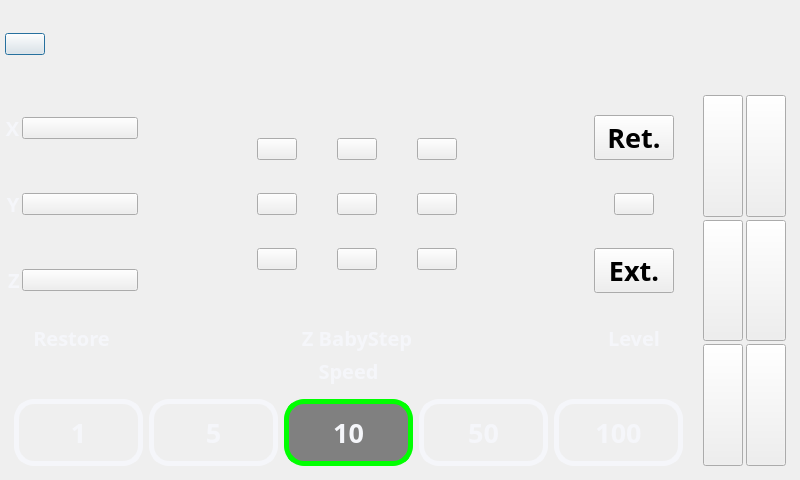
<?xml version="1.0" encoding="UTF-8"?>
<ui version="4.0">
 <class>ControlPanel</class>
 <widget class="QDialog" name="ControlPanel">
  <property name="geometry">
   <rect>
    <x>0</x>
    <y>0</y>
    <width>800</width>
    <height>480</height>
   </rect>
  </property>
  <property name="sizePolicy">
   <sizepolicy hsizetype="Fixed" vsizetype="Fixed">
    <horstretch>0</horstretch>
    <verstretch>0</verstretch>
   </sizepolicy>
  </property>
  <property name="windowTitle">
   <string>Control</string>
  </property>
  <property name="windowIcon">
   <iconset resource="assets.qrc">
    <normaloff>:/assets/Ddayin.svg</normaloff>:/assets/Ddayin.svg</iconset>
  </property>
  <layout class="QVBoxLayout" name="verticalLayout" stretch="1,7">
   <property name="spacing">
    <number>3</number>
   </property>
   <property name="leftMargin">
    <number>5</number>
   </property>
   <property name="topMargin">
    <number>5</number>
   </property>
   <property name="rightMargin">
    <number>5</number>
   </property>
   <property name="bottomMargin">
    <number>5</number>
   </property>
   <item>
    <layout class="QHBoxLayout" name="horizontalLayout_3">
     <item>
      <widget class="QPushButton" name="Btn_Back">
       <property name="whatsThis">
        <string>BTStyleSheet2</string>
       </property>
       <property name="text">
        <string/>
       </property>
       <property name="icon">
        <iconset resource="assets.qrc">
         <normaloff>:/assets/huitui.svg</normaloff>:/assets/huitui.svg</iconset>
       </property>
       <property name="iconSize">
        <size>
         <width>72</width>
         <height>72</height>
        </size>
       </property>
      </widget>
     </item>
     <item>
      <spacer name="horizontalSpacer_3">
       <property name="orientation">
        <enum>Qt::Horizontal</enum>
       </property>
       <property name="sizeHint" stdset="0">
        <size>
         <width>40</width>
         <height>20</height>
        </size>
       </property>
      </spacer>
     </item>
     <item>
      <widget class="QPushButton" name="Btn_Logo">
       <property name="styleSheet">
        <string notr="true">border:none;
font: 75 30pt &quot;Gill Sans MT&quot;;
</string>
       </property>
       <property name="text">
        <string/>
       </property>
       <property name="icon">
        <iconset resource="assets.qrc">
         <normaloff>:/assets/jixiezhizao.svg</normaloff>:/assets/jixiezhizao.svg</iconset>
       </property>
       <property name="iconSize">
        <size>
         <width>72</width>
         <height>72</height>
        </size>
       </property>
      </widget>
     </item>
     <item>
      <spacer name="horizontalSpacer_4">
       <property name="orientation">
        <enum>Qt::Horizontal</enum>
       </property>
       <property name="sizeHint" stdset="0">
        <size>
         <width>40</width>
         <height>20</height>
        </size>
       </property>
      </spacer>
     </item>
     <item>
      <widget class="QLabel" name="label">
       <property name="minimumSize">
        <size>
         <width>84</width>
         <height>78</height>
        </size>
       </property>
       <property name="text">
        <string/>
       </property>
      </widget>
     </item>
    </layout>
   </item>
   <item>
    <layout class="QHBoxLayout" name="horizontalLayout" stretch="3,0">
     <property name="spacing">
      <number>2</number>
     </property>
     <item>
      <layout class="QVBoxLayout" name="verticalLayout_3" stretch="7,0,1">
       <property name="spacing">
        <number>5</number>
       </property>
       <item>
        <layout class="QGridLayout" name="gridLayout" rowstretch="0,1,0,1,0,1,0,0" columnstretch="0,1,0,1,1,1,0,1">
         <property name="sizeConstraint">
          <enum>QLayout::SetDefaultConstraint</enum>
         </property>
         <property name="spacing">
          <number>2</number>
         </property>
         <item row="6" column="6">
          <spacer name="horizontalSpacer_8">
           <property name="orientation">
            <enum>Qt::Horizontal</enum>
           </property>
           <property name="sizeType">
            <enum>QSizePolicy::Fixed</enum>
           </property>
           <property name="sizeHint" stdset="0">
            <size>
             <width>40</width>
             <height>10</height>
            </size>
           </property>
          </spacer>
         </item>
         <item row="3" column="5" alignment="Qt::AlignLeft|Qt::AlignVCenter">
          <widget class="QPushButton" name="Btn_X_Add">
           <property name="sizePolicy">
            <sizepolicy hsizetype="Preferred" vsizetype="Preferred">
             <horstretch>0</horstretch>
             <verstretch>0</verstretch>
            </sizepolicy>
           </property>
           <property name="whatsThis">
            <string>BTStyleSheet2</string>
           </property>
           <property name="text">
            <string/>
           </property>
           <property name="icon">
            <iconset resource="assets.qrc">
             <normaloff>:/assets/you.svg</normaloff>:/assets/you.svg</iconset>
           </property>
           <property name="iconSize">
            <size>
             <width>64</width>
             <height>64</height>
            </size>
           </property>
           <attribute name="buttonGroup">
            <string notr="true">Btn_Axle</string>
           </attribute>
          </widget>
         </item>
         <item row="3" column="1" alignment="Qt::AlignVCenter">
          <widget class="QPushButton" name="Btn_Axle_Y">
           <property name="sizePolicy">
            <sizepolicy hsizetype="Preferred" vsizetype="Preferred">
             <horstretch>0</horstretch>
             <verstretch>0</verstretch>
            </sizepolicy>
           </property>
           <property name="whatsThis">
            <string>BTStyleSheet2</string>
           </property>
           <property name="layoutDirection">
            <enum>Qt::LeftToRight</enum>
           </property>
           <property name="text">
            <string/>
           </property>
           <property name="icon">
            <iconset resource="assets.qrc">
             <normaloff>:/assets/shangxiajuzhong.svg</normaloff>:/assets/shangxiajuzhong.svg</iconset>
           </property>
           <property name="iconSize">
            <size>
             <width>64</width>
             <height>64</height>
            </size>
           </property>
          </widget>
         </item>
         <item row="0" column="2">
          <spacer name="horizontalSpacer_15">
           <property name="orientation">
            <enum>Qt::Horizontal</enum>
           </property>
           <property name="sizeType">
            <enum>QSizePolicy::Fixed</enum>
           </property>
           <property name="sizeHint" stdset="0">
            <size>
             <width>40</width>
             <height>10</height>
            </size>
           </property>
          </spacer>
         </item>
         <item row="1" column="3" alignment="Qt::AlignRight|Qt::AlignBottom">
          <widget class="QPushButton" name="Btn_Z_Add">
           <property name="sizePolicy">
            <sizepolicy hsizetype="Preferred" vsizetype="Preferred">
             <horstretch>0</horstretch>
             <verstretch>0</verstretch>
            </sizepolicy>
           </property>
           <property name="whatsThis">
            <string>BTStyleSheet2</string>
           </property>
           <property name="text">
            <string/>
           </property>
           <property name="icon">
            <iconset resource="assets.qrc">
             <normaloff>:/assets/youshang.svg</normaloff>:/assets/youshang.svg</iconset>
           </property>
           <property name="iconSize">
            <size>
             <width>64</width>
             <height>64</height>
            </size>
           </property>
           <attribute name="buttonGroup">
            <string notr="true">Btn_Axle</string>
           </attribute>
          </widget>
         </item>
         <item row="2" column="2">
          <spacer name="horizontalSpacer_14">
           <property name="orientation">
            <enum>Qt::Horizontal</enum>
           </property>
           <property name="sizeType">
            <enum>QSizePolicy::Fixed</enum>
           </property>
           <property name="sizeHint" stdset="0">
            <size>
             <width>40</width>
             <height>10</height>
            </size>
           </property>
          </spacer>
         </item>
         <item row="7" column="3" colspan="3">
          <widget class="QPushButton" name="pushButton_12">
           <property name="sizePolicy">
            <sizepolicy hsizetype="Preferred" vsizetype="Preferred">
             <horstretch>0</horstretch>
             <verstretch>0</verstretch>
            </sizepolicy>
           </property>
           <property name="font">
            <font>
             <family>Gill Sans MT</family>
             <pointsize>15</pointsize>
             <weight>75</weight>
             <bold>true</bold>
            </font>
           </property>
           <property name="styleSheet">
            <string notr="true">border: none;
color: rgb(245, 246, 250);</string>
           </property>
           <property name="text">
            <string>Z BabyStep</string>
           </property>
          </widget>
         </item>
         <item row="5" column="0" alignment="Qt::AlignRight|Qt::AlignVCenter">
          <widget class="QPushButton" name="pushButton_14">
           <property name="sizePolicy">
            <sizepolicy hsizetype="Preferred" vsizetype="Preferred">
             <horstretch>0</horstretch>
             <verstretch>0</verstretch>
            </sizepolicy>
           </property>
           <property name="font">
            <font>
             <family>Gill Sans MT</family>
             <pointsize>15</pointsize>
             <weight>75</weight>
             <bold>true</bold>
            </font>
           </property>
           <property name="styleSheet">
            <string notr="true">border: none;
color: rgb(245, 246, 250);</string>
           </property>
           <property name="text">
            <string>Z</string>
           </property>
          </widget>
         </item>
         <item row="1" column="0" alignment="Qt::AlignRight|Qt::AlignVCenter">
          <widget class="QPushButton" name="pushButton_16">
           <property name="sizePolicy">
            <sizepolicy hsizetype="Preferred" vsizetype="Preferred">
             <horstretch>0</horstretch>
             <verstretch>0</verstretch>
            </sizepolicy>
           </property>
           <property name="font">
            <font>
             <family>Gill Sans MT</family>
             <pointsize>15</pointsize>
             <weight>75</weight>
             <bold>true</bold>
            </font>
           </property>
           <property name="styleSheet">
            <string notr="true">border: none;
color: rgb(245, 246, 250);</string>
           </property>
           <property name="text">
            <string>X</string>
           </property>
          </widget>
         </item>
         <item row="7" column="0" colspan="2">
          <widget class="QPushButton" name="pushButton_13">
           <property name="sizePolicy">
            <sizepolicy hsizetype="Preferred" vsizetype="Preferred">
             <horstretch>0</horstretch>
             <verstretch>0</verstretch>
            </sizepolicy>
           </property>
           <property name="font">
            <font>
             <family>Gill Sans MT</family>
             <pointsize>15</pointsize>
             <weight>75</weight>
             <bold>true</bold>
            </font>
           </property>
           <property name="styleSheet">
            <string notr="true">border: none;
color: rgb(245, 246, 250);</string>
           </property>
           <property name="text">
            <string>Restore</string>
           </property>
          </widget>
         </item>
         <item row="5" column="7" alignment="Qt::AlignHCenter|Qt::AlignTop">
          <widget class="QPushButton" name="Btn_Extruder_E">
           <property name="sizePolicy">
            <sizepolicy hsizetype="Preferred" vsizetype="Preferred">
             <horstretch>0</horstretch>
             <verstretch>0</verstretch>
            </sizepolicy>
           </property>
           <property name="font">
            <font>
             <family>Gill Sans MT</family>
             <pointsize>20</pointsize>
             <weight>75</weight>
             <bold>true</bold>
            </font>
           </property>
           <property name="whatsThis">
            <string>BTStyleSheet1</string>
           </property>
           <property name="text">
            <string>Ext.</string>
           </property>
           <property name="iconSize">
            <size>
             <width>64</width>
             <height>64</height>
            </size>
           </property>
          </widget>
         </item>
         <item row="2" column="6">
          <spacer name="horizontalSpacer_11">
           <property name="orientation">
            <enum>Qt::Horizontal</enum>
           </property>
           <property name="sizeType">
            <enum>QSizePolicy::Fixed</enum>
           </property>
           <property name="sizeHint" stdset="0">
            <size>
             <width>40</width>
             <height>10</height>
            </size>
           </property>
          </spacer>
         </item>
         <item row="1" column="1" alignment="Qt::AlignVCenter">
          <widget class="QPushButton" name="Btn_Axle_X">
           <property name="sizePolicy">
            <sizepolicy hsizetype="Preferred" vsizetype="Preferred">
             <horstretch>0</horstretch>
             <verstretch>0</verstretch>
            </sizepolicy>
           </property>
           <property name="whatsThis">
            <string>BTStyleSheet2</string>
           </property>
           <property name="layoutDirection">
            <enum>Qt::LeftToRight</enum>
           </property>
           <property name="text">
            <string/>
           </property>
           <property name="icon">
            <iconset resource="assets.qrc">
             <normaloff>:/assets/zuoyoujuzhong.svg</normaloff>:/assets/zuoyoujuzhong.svg</iconset>
           </property>
           <property name="iconSize">
            <size>
             <width>64</width>
             <height>64</height>
            </size>
           </property>
          </widget>
         </item>
         <item row="7" column="7" alignment="Qt::AlignHCenter">
          <widget class="QPushButton" name="pushButton_15">
           <property name="sizePolicy">
            <sizepolicy hsizetype="Preferred" vsizetype="Preferred">
             <horstretch>0</horstretch>
             <verstretch>0</verstretch>
            </sizepolicy>
           </property>
           <property name="font">
            <font>
             <family>Gill Sans MT</family>
             <pointsize>15</pointsize>
             <weight>75</weight>
             <bold>true</bold>
            </font>
           </property>
           <property name="styleSheet">
            <string notr="true">border: none;
color: rgb(245, 246, 250);</string>
           </property>
           <property name="text">
            <string>Level</string>
           </property>
          </widget>
         </item>
         <item row="4" column="6">
          <spacer name="horizontalSpacer_12">
           <property name="orientation">
            <enum>Qt::Horizontal</enum>
           </property>
           <property name="sizeType">
            <enum>QSizePolicy::Fixed</enum>
           </property>
           <property name="sizeHint" stdset="0">
            <size>
             <width>40</width>
             <height>10</height>
            </size>
           </property>
          </spacer>
         </item>
         <item row="5" column="4" alignment="Qt::AlignHCenter|Qt::AlignTop">
          <widget class="QPushButton" name="Btn_XY_Res">
           <property name="sizePolicy">
            <sizepolicy hsizetype="Preferred" vsizetype="Preferred">
             <horstretch>0</horstretch>
             <verstretch>0</verstretch>
            </sizepolicy>
           </property>
           <property name="toolTip">
            <string>XY Axle Restore</string>
           </property>
           <property name="whatsThis">
            <string>BTStyleSheet2</string>
           </property>
           <property name="text">
            <string/>
           </property>
           <property name="icon">
            <iconset resource="assets.qrc">
             <normaloff>:/assets/yuandian_W.svg</normaloff>:/assets/yuandian_W.svg</iconset>
           </property>
           <property name="iconSize">
            <size>
             <width>64</width>
             <height>64</height>
            </size>
           </property>
           <attribute name="buttonGroup">
            <string notr="true">Btn_Axle</string>
           </attribute>
          </widget>
         </item>
         <item row="5" column="3" alignment="Qt::AlignRight|Qt::AlignTop">
          <widget class="QPushButton" name="Btn_Z_BS_Add">
           <property name="sizePolicy">
            <sizepolicy hsizetype="Preferred" vsizetype="Preferred">
             <horstretch>0</horstretch>
             <verstretch>0</verstretch>
            </sizepolicy>
           </property>
           <property name="toolTip">
            <string>BabyStep : Speed Value Divided By One Hundred</string>
           </property>
           <property name="whatsThis">
            <string>BTStyleSheet2</string>
           </property>
           <property name="text">
            <string/>
           </property>
           <property name="icon">
            <iconset resource="assets.qrc">
             <normaloff>:/assets/shangsheng.svg</normaloff>:/assets/shangsheng.svg</iconset>
           </property>
           <property name="iconSize">
            <size>
             <width>64</width>
             <height>64</height>
            </size>
           </property>
          </widget>
         </item>
         <item row="1" column="4" alignment="Qt::AlignHCenter|Qt::AlignBottom">
          <widget class="QPushButton" name="Btn_Y_Add">
           <property name="sizePolicy">
            <sizepolicy hsizetype="Preferred" vsizetype="Preferred">
             <horstretch>0</horstretch>
             <verstretch>0</verstretch>
            </sizepolicy>
           </property>
           <property name="whatsThis">
            <string>BTStyleSheet2</string>
           </property>
           <property name="text">
            <string/>
           </property>
           <property name="icon">
            <iconset resource="assets.qrc">
             <normaloff>:/assets/shang.svg</normaloff>:/assets/shang.svg</iconset>
           </property>
           <property name="iconSize">
            <size>
             <width>64</width>
             <height>64</height>
            </size>
           </property>
           <attribute name="buttonGroup">
            <string notr="true">Btn_Axle</string>
           </attribute>
          </widget>
         </item>
         <item row="3" column="0" alignment="Qt::AlignRight|Qt::AlignVCenter">
          <widget class="QPushButton" name="pushButton_17">
           <property name="sizePolicy">
            <sizepolicy hsizetype="Preferred" vsizetype="Preferred">
             <horstretch>0</horstretch>
             <verstretch>0</verstretch>
            </sizepolicy>
           </property>
           <property name="font">
            <font>
             <family>Gill Sans MT</family>
             <pointsize>15</pointsize>
             <weight>75</weight>
             <bold>true</bold>
            </font>
           </property>
           <property name="styleSheet">
            <string notr="true">border: none;
color: rgb(245, 246, 250);</string>
           </property>
           <property name="text">
            <string>Y</string>
           </property>
          </widget>
         </item>
         <item row="3" column="4" alignment="Qt::AlignHCenter|Qt::AlignVCenter">
          <widget class="QPushButton" name="Btn_Y_Dec">
           <property name="sizePolicy">
            <sizepolicy hsizetype="Preferred" vsizetype="Preferred">
             <horstretch>0</horstretch>
             <verstretch>0</verstretch>
            </sizepolicy>
           </property>
           <property name="whatsThis">
            <string>BTStyleSheet2</string>
           </property>
           <property name="text">
            <string/>
           </property>
           <property name="icon">
            <iconset resource="assets.qrc">
             <normaloff>:/assets/xia.svg</normaloff>:/assets/xia.svg</iconset>
           </property>
           <property name="iconSize">
            <size>
             <width>64</width>
             <height>64</height>
            </size>
           </property>
           <attribute name="buttonGroup">
            <string notr="true">Btn_Axle</string>
           </attribute>
          </widget>
         </item>
         <item row="4" column="2">
          <spacer name="horizontalSpacer_13">
           <property name="orientation">
            <enum>Qt::Horizontal</enum>
           </property>
           <property name="sizeType">
            <enum>QSizePolicy::Fixed</enum>
           </property>
           <property name="sizeHint" stdset="0">
            <size>
             <width>40</width>
             <height>10</height>
            </size>
           </property>
          </spacer>
         </item>
         <item row="1" column="7" alignment="Qt::AlignHCenter|Qt::AlignBottom">
          <widget class="QPushButton" name="Btn_Extruder_R">
           <property name="sizePolicy">
            <sizepolicy hsizetype="Preferred" vsizetype="Preferred">
             <horstretch>0</horstretch>
             <verstretch>0</verstretch>
            </sizepolicy>
           </property>
           <property name="font">
            <font>
             <family>Gill Sans MT</family>
             <pointsize>20</pointsize>
             <weight>75</weight>
             <bold>true</bold>
            </font>
           </property>
           <property name="whatsThis">
            <string>BTStyleSheet1</string>
           </property>
           <property name="text">
            <string>Ret.</string>
           </property>
           <property name="iconSize">
            <size>
             <width>64</width>
             <height>64</height>
            </size>
           </property>
          </widget>
         </item>
         <item row="6" column="2">
          <spacer name="horizontalSpacer_16">
           <property name="orientation">
            <enum>Qt::Horizontal</enum>
           </property>
           <property name="sizeType">
            <enum>QSizePolicy::Fixed</enum>
           </property>
           <property name="sizeHint" stdset="0">
            <size>
             <width>40</width>
             <height>10</height>
            </size>
           </property>
          </spacer>
         </item>
         <item row="3" column="7" alignment="Qt::AlignHCenter|Qt::AlignVCenter">
          <widget class="QPushButton" name="Btn_Level">
           <property name="sizePolicy">
            <sizepolicy hsizetype="Preferred" vsizetype="Preferred">
             <horstretch>0</horstretch>
             <verstretch>0</verstretch>
            </sizepolicy>
           </property>
           <property name="whatsThis">
            <string>BTStyleSheet2</string>
           </property>
           <property name="text">
            <string/>
           </property>
           <property name="icon">
            <iconset resource="assets.qrc">
             <normaloff>:/assets/kongzhimianban.svg</normaloff>:/assets/kongzhimianban.svg</iconset>
           </property>
           <property name="iconSize">
            <size>
             <width>64</width>
             <height>64</height>
            </size>
           </property>
           <attribute name="buttonGroup">
            <string notr="true">Btn_Axle</string>
           </attribute>
          </widget>
         </item>
         <item row="0" column="6">
          <spacer name="horizontalSpacer_10">
           <property name="orientation">
            <enum>Qt::Horizontal</enum>
           </property>
           <property name="sizeType">
            <enum>QSizePolicy::Fixed</enum>
           </property>
           <property name="sizeHint" stdset="0">
            <size>
             <width>40</width>
             <height>10</height>
            </size>
           </property>
          </spacer>
         </item>
         <item row="5" column="5" alignment="Qt::AlignLeft|Qt::AlignTop">
          <widget class="QPushButton" name="Btn_Z_BS_Dec">
           <property name="sizePolicy">
            <sizepolicy hsizetype="Preferred" vsizetype="Preferred">
             <horstretch>0</horstretch>
             <verstretch>0</verstretch>
            </sizepolicy>
           </property>
           <property name="toolTip">
            <string>BabyStep : Speed Value Divided By One Hundred</string>
           </property>
           <property name="whatsThis">
            <string>BTStyleSheet2</string>
           </property>
           <property name="text">
            <string/>
           </property>
           <property name="icon">
            <iconset resource="assets.qrc">
             <normaloff>:/assets/xiajiang.svg</normaloff>:/assets/xiajiang.svg</iconset>
           </property>
           <property name="iconSize">
            <size>
             <width>64</width>
             <height>64</height>
            </size>
           </property>
          </widget>
         </item>
         <item row="1" column="5" alignment="Qt::AlignLeft|Qt::AlignBottom">
          <widget class="QPushButton" name="Btn_Z_Dec">
           <property name="sizePolicy">
            <sizepolicy hsizetype="Preferred" vsizetype="Preferred">
             <horstretch>0</horstretch>
             <verstretch>0</verstretch>
            </sizepolicy>
           </property>
           <property name="whatsThis">
            <string>BTStyleSheet2</string>
           </property>
           <property name="text">
            <string/>
           </property>
           <property name="icon">
            <iconset resource="assets.qrc">
             <normaloff>:/assets/zuoxia.svg</normaloff>:/assets/zuoxia.svg</iconset>
           </property>
           <property name="iconSize">
            <size>
             <width>64</width>
             <height>64</height>
            </size>
           </property>
           <attribute name="buttonGroup">
            <string notr="true">Btn_Axle</string>
           </attribute>
          </widget>
         </item>
         <item row="3" column="3" alignment="Qt::AlignRight|Qt::AlignVCenter">
          <widget class="QPushButton" name="Btn_X_Dec">
           <property name="sizePolicy">
            <sizepolicy hsizetype="Preferred" vsizetype="Preferred">
             <horstretch>0</horstretch>
             <verstretch>0</verstretch>
            </sizepolicy>
           </property>
           <property name="whatsThis">
            <string>BTStyleSheet2</string>
           </property>
           <property name="layoutDirection">
            <enum>Qt::LeftToRight</enum>
           </property>
           <property name="text">
            <string/>
           </property>
           <property name="icon">
            <iconset resource="assets.qrc">
             <normaloff>:/assets/zuo.svg</normaloff>:/assets/zuo.svg</iconset>
           </property>
           <property name="iconSize">
            <size>
             <width>64</width>
             <height>64</height>
            </size>
           </property>
           <attribute name="buttonGroup">
            <string notr="true">Btn_Axle</string>
           </attribute>
          </widget>
         </item>
         <item row="5" column="1" alignment="Qt::AlignVCenter">
          <widget class="QPushButton" name="Btn_Axle_Z">
           <property name="sizePolicy">
            <sizepolicy hsizetype="Preferred" vsizetype="Preferred">
             <horstretch>0</horstretch>
             <verstretch>0</verstretch>
            </sizepolicy>
           </property>
           <property name="whatsThis">
            <string>BTStyleSheet2</string>
           </property>
           <property name="layoutDirection">
            <enum>Qt::LeftToRight</enum>
           </property>
           <property name="text">
            <string/>
           </property>
           <property name="icon">
            <iconset resource="assets.qrc">
             <normaloff>:/assets/chuizhijuzhong.svg</normaloff>:/assets/chuizhijuzhong.svg</iconset>
           </property>
           <property name="iconSize">
            <size>
             <width>64</width>
             <height>64</height>
            </size>
           </property>
          </widget>
         </item>
        </layout>
       </item>
       <item>
        <widget class="QPushButton" name="pushButton_18">
         <property name="sizePolicy">
          <sizepolicy hsizetype="Preferred" vsizetype="Preferred">
           <horstretch>0</horstretch>
           <verstretch>0</verstretch>
          </sizepolicy>
         </property>
         <property name="font">
          <font>
           <family>Gill Sans MT</family>
           <pointsize>15</pointsize>
           <weight>75</weight>
           <bold>true</bold>
          </font>
         </property>
         <property name="styleSheet">
          <string notr="true">border: none;
color: rgb(245, 246, 250);</string>
         </property>
         <property name="text">
          <string>Speed</string>
         </property>
        </widget>
       </item>
       <item>
        <widget class="QWidget" name="widget_2" native="true">
         <property name="styleSheet">
          <string notr="true"> padding: 10px;
 border-style: solid;
 border-width: 5px;
 border-radius: 20px;</string>
         </property>
         <layout class="QHBoxLayout" name="horizontalLayout_4">
          <item>
           <widget class="QPushButton" name="Btn_R_1">
            <property name="font">
             <font>
              <family>Gill Sans MT</family>
              <pointsize>20</pointsize>
              <weight>75</weight>
              <bold>true</bold>
             </font>
            </property>
            <property name="styleSheet">
             <string notr="true">
color: rgb(245, 246, 250);</string>
            </property>
            <property name="text">
             <string>1</string>
            </property>
            <property name="checkable">
             <bool>true</bool>
            </property>
            <property name="checked">
             <bool>false</bool>
            </property>
            <attribute name="buttonGroup">
             <string notr="true">Btn_Rate</string>
            </attribute>
           </widget>
          </item>
          <item>
           <widget class="QPushButton" name="Btn_R_5">
            <property name="font">
             <font>
              <family>Gill Sans MT</family>
              <pointsize>20</pointsize>
              <weight>75</weight>
              <bold>true</bold>
             </font>
            </property>
            <property name="styleSheet">
             <string notr="true">
color: rgb(245, 246, 250);</string>
            </property>
            <property name="text">
             <string>5</string>
            </property>
            <property name="checkable">
             <bool>true</bool>
            </property>
            <property name="checked">
             <bool>false</bool>
            </property>
            <attribute name="buttonGroup">
             <string notr="true">Btn_Rate</string>
            </attribute>
           </widget>
          </item>
          <item>
           <widget class="QPushButton" name="Btn_R_10">
            <property name="font">
             <font>
              <family>Gill Sans MT</family>
              <pointsize>20</pointsize>
              <weight>75</weight>
              <bold>true</bold>
             </font>
            </property>
            <property name="styleSheet">
             <string notr="true">color: rgb(245, 246, 250);
border-color:rgb(0, 255, 0);
background-color: rgb(128, 128, 128);</string>
            </property>
            <property name="text">
             <string>10</string>
            </property>
            <property name="checkable">
             <bool>true</bool>
            </property>
            <property name="checked">
             <bool>true</bool>
            </property>
            <attribute name="buttonGroup">
             <string notr="true">Btn_Rate</string>
            </attribute>
           </widget>
          </item>
          <item>
           <widget class="QPushButton" name="Btn_R_50">
            <property name="font">
             <font>
              <family>Gill Sans MT</family>
              <pointsize>20</pointsize>
              <weight>75</weight>
              <bold>true</bold>
             </font>
            </property>
            <property name="styleSheet">
             <string notr="true">
color: rgb(245, 246, 250);</string>
            </property>
            <property name="text">
             <string>50</string>
            </property>
            <property name="checkable">
             <bool>true</bool>
            </property>
            <property name="checked">
             <bool>false</bool>
            </property>
            <attribute name="buttonGroup">
             <string notr="true">Btn_Rate</string>
            </attribute>
           </widget>
          </item>
          <item>
           <widget class="QPushButton" name="Btn_R_100">
            <property name="font">
             <font>
              <family>Gill Sans MT</family>
              <pointsize>20</pointsize>
              <weight>75</weight>
              <bold>true</bold>
             </font>
            </property>
            <property name="styleSheet">
             <string notr="true">
color: rgb(245, 246, 250);</string>
            </property>
            <property name="text">
             <string>100</string>
            </property>
            <property name="checkable">
             <bool>true</bool>
            </property>
            <property name="checked">
             <bool>false</bool>
            </property>
            <attribute name="buttonGroup">
             <string notr="true">Btn_Rate</string>
            </attribute>
           </widget>
          </item>
         </layout>
        </widget>
       </item>
      </layout>
     </item>
     <item>
      <widget class="QWidget" name="widgetR" native="true">
       <layout class="QGridLayout" name="gridLayout_2" rowstretch="1,1,1" columnstretch="1,1">
        <property name="sizeConstraint">
         <enum>QLayout::SetDefaultConstraint</enum>
        </property>
        <property name="spacing">
         <number>3</number>
        </property>
        <item row="2" column="0">
         <widget class="QPushButton" name="Btn_Restore">
          <property name="sizePolicy">
           <sizepolicy hsizetype="Expanding" vsizetype="Expanding">
            <horstretch>0</horstretch>
            <verstretch>0</verstretch>
           </sizepolicy>
          </property>
          <property name="whatsThis">
           <string>BTStyleSheet1</string>
          </property>
          <property name="text">
           <string/>
          </property>
          <property name="icon">
           <iconset resource="assets.qrc">
            <normaloff>:/assets/zhongzhi.svg</normaloff>:/assets/zhongzhi.svg</iconset>
          </property>
          <property name="iconSize">
           <size>
            <width>64</width>
            <height>64</height>
           </size>
          </property>
         </widget>
        </item>
        <item row="2" column="1">
         <widget class="QPushButton" name="Btn_Shutdown">
          <property name="sizePolicy">
           <sizepolicy hsizetype="Expanding" vsizetype="Expanding">
            <horstretch>0</horstretch>
            <verstretch>0</verstretch>
           </sizepolicy>
          </property>
          <property name="whatsThis">
           <string>BTStyleSheet1</string>
          </property>
          <property name="text">
           <string/>
          </property>
          <property name="icon">
           <iconset resource="assets.qrc">
            <normaloff>:/assets/hazard.svg</normaloff>:/assets/hazard.svg</iconset>
          </property>
          <property name="iconSize">
           <size>
            <width>64</width>
            <height>64</height>
           </size>
          </property>
         </widget>
        </item>
        <item row="1" column="1">
         <widget class="QPushButton" name="Btn_Cool">
          <property name="sizePolicy">
           <sizepolicy hsizetype="Expanding" vsizetype="Expanding">
            <horstretch>0</horstretch>
            <verstretch>0</verstretch>
           </sizepolicy>
          </property>
          <property name="text">
           <string/>
          </property>
          <property name="icon">
           <iconset resource="assets.qrc">
            <normaloff>:/assets/shuangdong.svg</normaloff>:/assets/shuangdong.svg</iconset>
          </property>
          <property name="iconSize">
           <size>
            <width>64</width>
            <height>64</height>
           </size>
          </property>
          <property name="checkable">
           <bool>true</bool>
          </property>
          <property name="checked">
           <bool>false</bool>
          </property>
         </widget>
        </item>
        <item row="0" column="0">
         <widget class="QPushButton" name="Btn_Axle_Home">
          <property name="sizePolicy">
           <sizepolicy hsizetype="Expanding" vsizetype="Expanding">
            <horstretch>0</horstretch>
            <verstretch>0</verstretch>
           </sizepolicy>
          </property>
          <property name="whatsThis">
           <string>BTStyleSheet1</string>
          </property>
          <property name="text">
           <string/>
          </property>
          <property name="icon">
           <iconset resource="assets.qrc">
            <normaloff>:/assets/huijia.svg</normaloff>:/assets/huijia.svg</iconset>
          </property>
          <property name="iconSize">
           <size>
            <width>64</width>
            <height>64</height>
           </size>
          </property>
         </widget>
        </item>
        <item row="0" column="1">
         <widget class="QPushButton" name="Btn_Unlock">
          <property name="sizePolicy">
           <sizepolicy hsizetype="Expanding" vsizetype="Expanding">
            <horstretch>0</horstretch>
            <verstretch>0</verstretch>
           </sizepolicy>
          </property>
          <property name="whatsThis">
           <string>BTStyleSheet1</string>
          </property>
          <property name="text">
           <string/>
          </property>
          <property name="icon">
           <iconset resource="assets.qrc">
            <normaloff>:/assets/jiesuo.svg</normaloff>:/assets/jiesuo.svg</iconset>
          </property>
          <property name="iconSize">
           <size>
            <width>64</width>
            <height>64</height>
           </size>
          </property>
         </widget>
        </item>
        <item row="1" column="0">
         <widget class="QPushButton" name="Btn_Heat">
          <property name="sizePolicy">
           <sizepolicy hsizetype="Expanding" vsizetype="Expanding">
            <horstretch>0</horstretch>
            <verstretch>0</verstretch>
           </sizepolicy>
          </property>
          <property name="text">
           <string/>
          </property>
          <property name="icon">
           <iconset resource="assets.qrc">
            <normaloff>:/assets/jiare.svg</normaloff>:/assets/jiare.svg</iconset>
          </property>
          <property name="iconSize">
           <size>
            <width>64</width>
            <height>64</height>
           </size>
          </property>
          <property name="checkable">
           <bool>true</bool>
          </property>
          <property name="checked">
           <bool>false</bool>
          </property>
         </widget>
        </item>
       </layout>
      </widget>
     </item>
    </layout>
   </item>
  </layout>
 </widget>
 <resources>
  <include location="assets.qrc"/>
 </resources>
 <connections/>
 <buttongroups>
  <buttongroup name="Btn_Rate"/>
  <buttongroup name="Btn_Axle"/>
 </buttongroups>
</ui>
